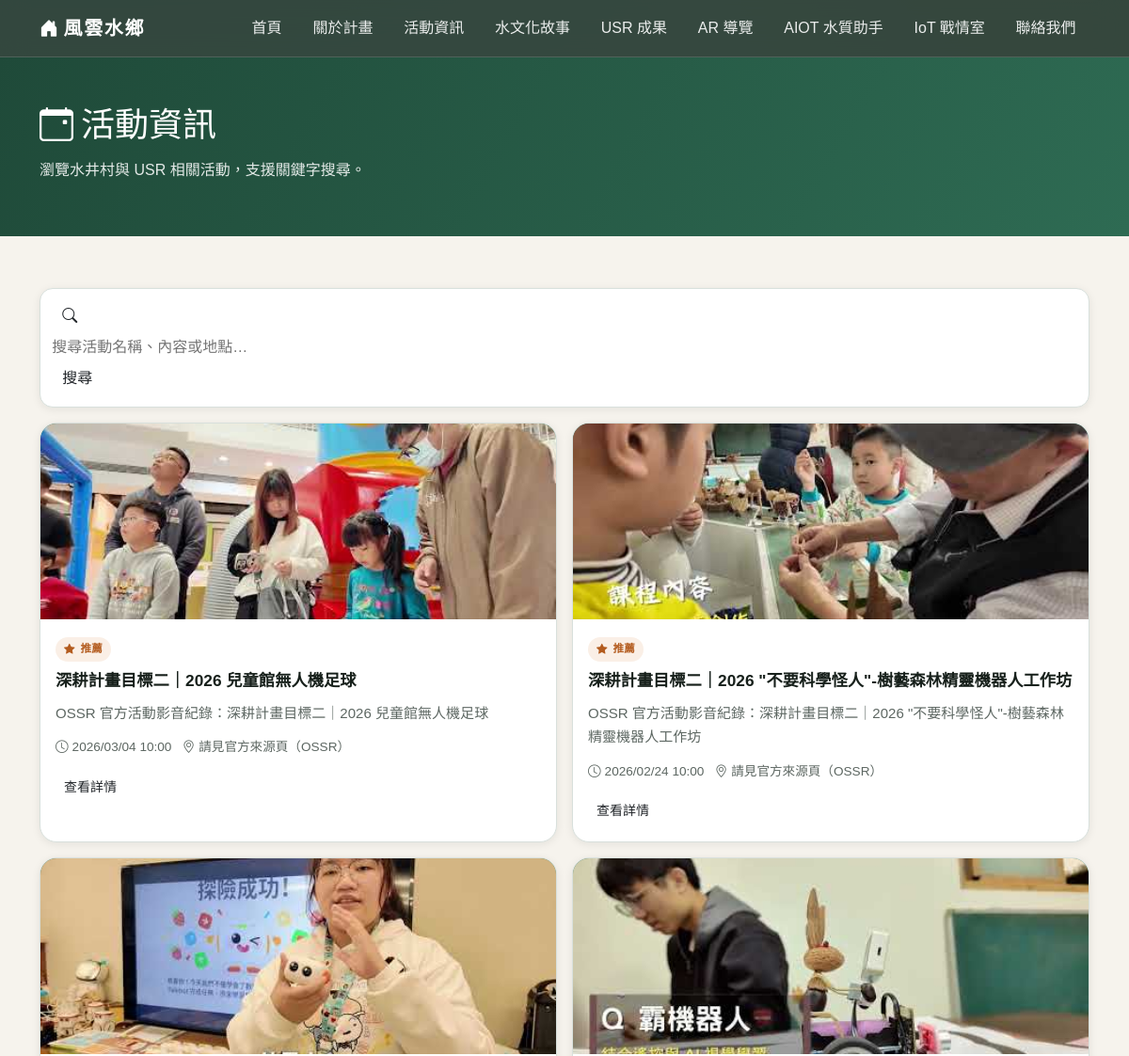
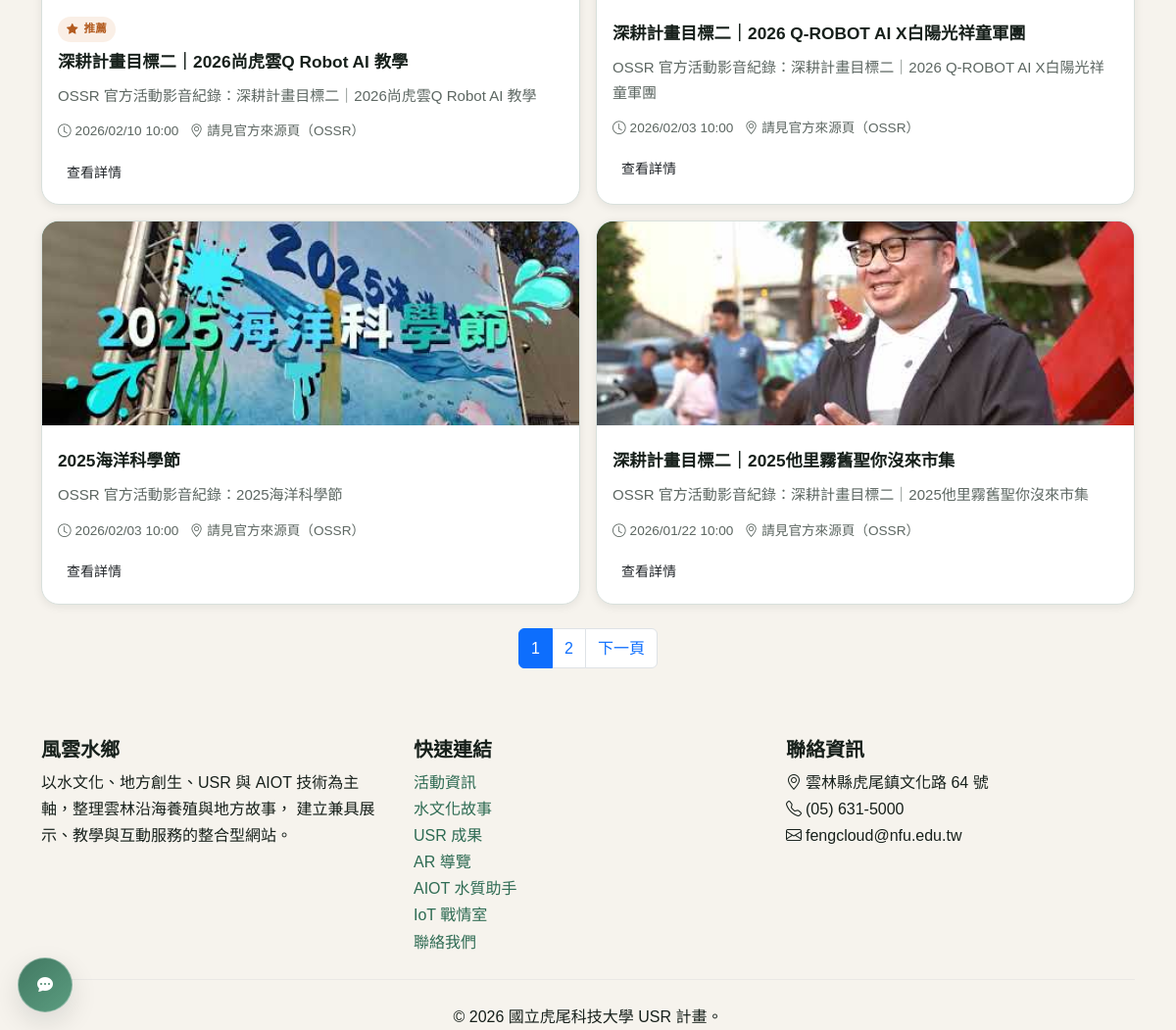
Screenshot of /events/ with the database file from the repository (2 pictures, top to bottom).
### core/models.py (models this page shows, shortened)
class Event(models.Model):
    title = models.CharField("標題", max_length=200)
    slug = models.SlugField("網址代稱", unique=True, allow_unicode=True)
    short_description = models.CharField("簡短描述", max_length=300)
    description = models.TextField("詳細描述")
    date = models.DateTimeField("活動日期")
    location = models.CharField("地點", max_length=200)
    cover_image = models.ImageField("封面圖片", upload_to="events/", blank=True)
    is_featured = models.BooleanField("精選", default=False)
    created_at = models.DateTimeField("建立時間", auto_now_add=True)
    updated_at = models.DateTimeField("更新時間", auto_now=True)
    class Meta:
        ordering = ["-date"]
        verbose_name = "活動"
        verbose_name_plural = "活動"
    def get_absolute_url(self):
        return reverse("event_detail", kwargs={"slug": self.slug})

### core/views.py (the view)
# urls.py: path("events/", views.events_list_view, name="events_list"),
def events_list_view(request):
    query = request.GET.get("q", "")
    events = Event.objects.all()
    if query:
        events = events.filter(
            Q(title__icontains=query)
            | Q(short_description__icontains=query)
            | Q(description__icontains=query)
        )
    events = _events_with_image_first(events)
    paginator = Paginator(events, 6)
    page_number = request.GET.get("page")
    page_obj = paginator.get_page(page_number)
    return render(
        request,
        "core/events_list.html",
        {
            "page_obj": page_obj,
            "query": query,
        },
    )

### core/views.py (called while the page is built)
def _events_with_image_first(queryset):
    return queryset.annotate(
        has_image=Case(
            When(cover_image="", then=Value(0)),
            default=Value(1),
            output_field=IntegerField(),
        )
    ).order_by("-has_image", "-date")

### core/templates/core/events_list.html (shortened to what this page needs)
{% extends "core/base.html" %}
{% block content %}
<section class="page-hero">
  <div class="container">
    <h1><i class="bi bi-calendar-event me-2"></i>活動資訊</h1>
    <p>瀏覽水井村與 USR 相關活動，支援關鍵字搜尋。</p>
  </div>
</section>
<section class="section-block">
  <div class="container">
    <form method="get" class="search-wrap mb-3">
      <div class="input-group">
        <span class="input-group-text bg-white border-0"><i class="bi bi-search"></i></span>
        <input type="text" name="q" value="{{ query }}" placeholder="搜尋活動名稱、內容或地點…">
        <button class="btn btn-brand" type="submit">搜尋</button>
      </div>
    </form>
    {% if page_obj %}
    <div class="news-grid">
      {% for event in page_obj %}
      <article class="entry-card">
        {% if event.cover_image %}
        <div class="entry-card__img-wrap">
          <img src="{{ event.cover_image.url }}" alt="{{ event.title }}">
        </div>
        {% endif %}
        <div class="entry-card__body">
          {% if event.is_featured %}
          <span class="badge-soft badge-soft--accent"><i class="bi bi-star-fill"></i>推薦</span>
          {% endif %}
          <h3 class="entry-card__title">{{ event.title }}</h3>
          <p class="entry-card__summary">{{ event.short_description|truncatechars:96 }}</p>
          <div class="entry-card__meta">
            <span><i class="bi bi-clock me-1"></i>{{ event.date|date:"Y/m/d H:i" }}</span>
            <span><i class="bi bi-geo-alt me-1"></i>{{ event.location }}</span>
          </div>
          <div class="entry-card__actions">
            <a href="{{ event.get_absolute_url }}" class="btn btn-brand btn-sm">查看詳情</a>
          </div>
        </div>
      </article>
      {% endfor %}
    </div>
    {% if page_obj.has_other_pages %}
    <nav class="mt-4">
      <ul class="pagination justify-content-center">
        {% for num in page_obj.paginator.page_range %}
          {% if page_obj.number == num %}
          <li class="page-item active"><span class="page-link">{{ num }}</span></li>
          {% elif num > page_obj.number|add:"-3" and num < page_obj.number|add:"3" %}
          <li class="page-item">
            <a class="page-link" href="?{% if query %}q={{ query }}&{% endif %}page={{ num }}">{{ num }}</a>
          </li>
          {% endif %}
        {% endfor %}
        {% if page_obj.has_next %}
        <li class="page-item">
          <a class="page-link" href="?{% if query %}q={{ query }}&{% endif %}page={{ page_obj.next_page_number }}">下一頁</a>
        </li>
        {% endif %}
      </ul>
    </nav>
    {% endif %}
    {% else %}
    <div class="empty-state surface-card">目前沒有活動資料。</div>
    {% endif %}
  </div>
</section>
{% endblock %}

### core/templates/core/base.html (shortened to what this page needs)
{% load static %}
<!doctype html>
<html lang="zh-Hant">
<head>
  <link href="https://cdn.jsdelivr.net/npm/bootstrap@5.3.3/dist/css/bootstrap.min.css" rel="stylesheet">
  <link href="https://cdn.jsdelivr.net/npm/bootstrap-icons@1.11.3/font/bootstrap-icons.min.css" rel="stylesheet">
  <link href="{% static 'css/style.css' %}?v=4" rel="stylesheet">
</head>
<body>
  <nav class="navbar navbar-expand-lg navbar-dark site-nav">
    <div class="container">
      <a class="navbar-brand" href="{% url 'home' %}">
        <i class="bi bi-house-door-fill me-1"></i>風雲水鄉
      </a>
      <div class="collapse navbar-collapse" id="mainNav">
        <ul class="navbar-nav ms-auto align-items-lg-center gap-lg-1">
          <li class="nav-item"><a class="nav-link" href="{% url 'home' %}">首頁</a></li>
          <li class="nav-item"><a class="nav-link" href="{% url 'about' %}">關於計畫</a></li>
          <li class="nav-item"><a class="nav-link" href="{% url 'events_list' %}">活動資訊</a></li>
          <li class="nav-item"><a class="nav-link" href="{% url 'stories' %}">水文化故事</a></li>
          <li class="nav-item"><a class="nav-link" href="{% url 'usr' %}">USR 成果</a></li>
          <li class="nav-item"><a class="nav-link" href="{% url 'ar_guide' %}">AR 導覽</a></li>
          <li class="nav-item"><a class="nav-link" href="{% url 'chat:page' %}">AIOT 水質助手</a></li>
          <li class="nav-item"><a class="nav-link" href="{% url 'iot_war_room' %}">IoT 戰情室</a></li>
          <li class="nav-item"><a class="nav-link" href="{% url 'contact' %}">聯絡我們</a></li>
        </ul>
      </div>
    </div>
  </nav>
  <main class="site-main">
    {% block content %}{% endblock %}
  </main>
  <footer class="site-footer">
    <div class="container">
      <div class="row g-4">
        <div class="col-lg-4">
          <h5 class="fw-bold">風雲水鄉</h5>
          <p class="footer-muted mb-0">
            以水文化、地方創生、USR 與 AIOT 技術為主軸，整理雲林沿海養殖與地方故事，
            建立兼具展示、教學與互動服務的整合型網站。
          </p>
        </div>
        <div class="col-lg-4">
          <h5 class="fw-bold">快速連結</h5>
          <ul class="list-unstyled footer-muted mb-0">
            <li><a href="{% url 'events_list' %}">活動資訊</a></li>
            <li><a href="{% url 'stories' %}">水文化故事</a></li>
            <li><a href="{% url 'usr' %}">USR 成果</a></li>
            <li><a href="{% url 'ar_guide' %}">AR 導覽</a></li>
            <li><a href="{% url 'chat:page' %}">AIOT 水質助手</a></li>
            <li><a href="{% url 'iot_war_room' %}">IoT 戰情室</a></li>
            <li><a href="{% url 'contact' %}">聯絡我們</a></li>
          </ul>
        </div>
        <div class="col-lg-4">
          <h5 class="fw-bold">聯絡資訊</h5>
          <ul class="list-unstyled footer-muted mb-0">
            <li><i class="bi bi-geo-alt me-1"></i>雲林縣虎尾鎮文化路 64 號</li>
            <li><i class="bi bi-telephone me-1"></i>(05) 631-5000</li>
            <li><i class="bi bi-envelope me-1"></i>fengcloud@nfu.edu.tw</li>
          </ul>
        </div>
      </div>
      <hr class="border-secondary-subtle my-4">
      <p class="footer-muted text-center mb-0">© 2026 國立虎尾科技大學 USR 計畫。</p>
    </div>
  </footer>
  <div class="chat-launcher">
    <button class="chat-btn" id="chatOpenBtn" aria-label="開啟 AI 導覽助手" aria-expanded="false">
      <i class="bi bi-chat-dots-fill"></i>
    </button>
  </div>
</body>
</html>

### static/css/style.css (style rules this page uses)
:root { --bg: #f6f3ed; --surface: #ffffff; --surface-soft: #f8faf7; --text: #17201b; --muted: #5d6762; --line: #d8e0dc; --brand-900: #1f4a39; --brand-700: #2e6b53; --brand-500: #3d8b6a; --brand-300: #9ec4b3; --accent-700: #b35b1e; --accent-500: #d77a30; --accent-100: #fde8d8; --shadow-sm: 0 2px 10px rgba(16, 26, 22, 0.08); --shadow-md: 0 10px 28px rgba(16, 26, 22, 0.12); --radius-sm: 10px; --radius-md: 18px; --radius-lg: 26px; }
*, *::before, *::after { box-sizing: border-box; }
html, body { margin: 0; padding: 0; overflow-x: hidden; }
body { font-family: "Noto Sans TC", sans-serif; color: var(--text); background: radial-gradient(1200px 500px at 8% -5%, rgba(61, 139, 106, 0.16), transparent 60%), radial-gradient(1000px 380px at 96% 0%, rgba(215, 122, 48, 0.12), transparent 58%), var(--bg); line-height: 1.7; }
img { max-width: 100%; }
a { color: var(--brand-700); text-decoration: none; }
.site-main { min-height: calc(100vh - 330px); }
.site-nav { position: sticky; top: 0; z-index: 50; background: rgba(22, 45, 35, 0.86); backdrop-filter: blur(14px); border-bottom: 1px solid rgba(255, 255, 255, 0.14); }
.navbar-brand { letter-spacing: 0.08em; font-weight: 800; }
.site-nav .nav-link { color: rgba(255, 255, 255, 0.9) !important; border-radius: 999px; padding: 0.42rem 0.9rem !important; transition: all 0.2s ease; }
.section-block { padding: 3.4rem 0; }
.page-hero { background: linear-gradient(120deg, var(--brand-900), var(--brand-700)); color: #fff; padding: 3.2rem 0 2.6rem; }
.page-hero h1 { margin: 0; font-family: "Noto Serif TC", serif; font-size: clamp(1.8rem, 3vw, 2.4rem); }
.page-hero p { margin-top: 0.7rem; opacity: 0.88; }
.badge-soft { display: inline-flex; align-items: center; gap: 0.35rem; border-radius: 999px; padding: 0.2rem 0.64rem; font-size: 0.76rem; font-weight: 700; }
.badge-soft--accent { background: var(--accent-100); color: var(--accent-700); }
.news-grid, .story-grid, .usr-grid { display: grid; gap: 1rem; }
.news-grid { grid-template-columns: repeat(3, minmax(0, 1fr)); }
.entry-card { background: var(--surface); border: 1px solid var(--line); border-radius: var(--radius-md); overflow: hidden; box-shadow: var(--shadow-sm); transition: transform 0.2s ease, box-shadow 0.2s ease; height: 100%; }
.entry-card__img-wrap { height: 208px; background: linear-gradient(140deg, var(--brand-700), var(--brand-500)); }
.entry-card__img-wrap img { width: 100%; height: 100%; object-fit: cover; display: block; }
.entry-card__body { padding: 1rem 1rem 1.05rem; }
.entry-card__title { margin: 0.5rem 0 0.55rem; font-size: 1.08rem; font-weight: 800; line-height: 1.45; color: var(--text); overflow-wrap: anywhere; word-break: break-word; }
.entry-card__summary { margin: 0; color: var(--muted); font-size: 0.94rem; overflow-wrap: anywhere; word-break: break-word; }
.entry-card__meta { display: flex; align-items: center; gap: 0.7rem; margin-top: 0.75rem; color: var(--muted); font-size: 0.85rem; }
.entry-card__actions { margin-top: 0.95rem; }
.search-wrap { background: var(--surface); border: 1px solid var(--line); border-radius: 14px; padding: 0.7rem; box-shadow: var(--shadow-sm); }
.search-wrap input { border: 0; outline: 0; width: 100%; background: transparent; }
.badge-soft { display:inline-flex; align-items:center; border-radius:999px; padding:0.2rem 0.56rem; font-size:0.72rem; font-weight:700; letter-spacing:0.03em; }
.badge-soft--accent { background:rgba(215,122,48,0.12); color:var(--accent-700); }
.chat-launcher { position: fixed; left: 18px; bottom: 18px; z-index: 82; }
.chat-btn { width: 56px; height: 56px; border-radius: 50%; border: 1px solid rgba(255, 255, 255, 0.34); background: linear-gradient(140deg, rgba(46, 107, 83, 0.9), rgba(61, 139, 106, 0.84)); color: #fff; backdrop-filter: blur(8px); -webkit-backdrop-filter: blur(8px); box-shadow: var(--shadow-md); transition: transform 0.2s ease, box-shadow 0.2s ease; }
@media (max-width: 1200px) { .news-grid, .story-grid, .usr-grid, .insight-grid { grid-template-columns: repeat(2, minmax(0, 1fr)); } }

### rows the page displays
Event: cover_image (picture), is_featured True (drawn), title "深耕計畫目標二｜2026 兒童館無人機足球", short_description "OSSR 官方活動影音紀錄：深耕計畫目標二｜2026 兒童館無人機足球", date "2026/03/04 10:00", location "請見官方來源頁（OSSR）"
Event: cover_image (picture), is_featured True (drawn), title "深耕計畫目標二｜2026 \"不要科學怪人\"-樹藝森林精靈機器人工作坊", short_description "OSSR 官方活動影音紀錄：深耕計畫目標二｜2026 \"不要科學怪人\"-樹藝森林精靈機器人工作坊", date "2026/02/24 10:00", location "請見官方來源頁（OSSR）"
Event: cover_image (picture), is_featured True (drawn), title "深耕計畫目標二｜2026尚虎雲Q Robot AI 教學", short_description "OSSR 官方活動影音紀錄：深耕計畫目標二｜2026尚虎雲Q Robot AI 教學", date "2026/02/10 10:00", location "請見官方來源頁（OSSR）"
Event: cover_image (picture), title "深耕計畫目標二｜2026 Q-ROBOT AI X白陽光祥童軍團", short_description "OSSR 官方活動影音紀錄：深耕計畫目標二｜2026 Q-ROBOT AI X白陽光祥童軍團", date "2026/02/03 10:00", location "請見官方來源頁（OSSR）"
Event: cover_image (picture), title "2025海洋科學節", short_description "OSSR 官方活動影音紀錄：2025海洋科學節", date "2026/02/03 10:00", location "請見官方來源頁（OSSR）"
Event: cover_image (picture), title "深耕計畫目標二｜2025他里霧舊聖你沒來市集", short_description "OSSR 官方活動影音紀錄：深耕計畫目標二｜2025他里霧舊聖你沒來市集", date "2026/01/22 10:00", location "請見官方來源頁（OSSR）"

### other values shown
{{ num }} "1"
{{ num }} "2"
